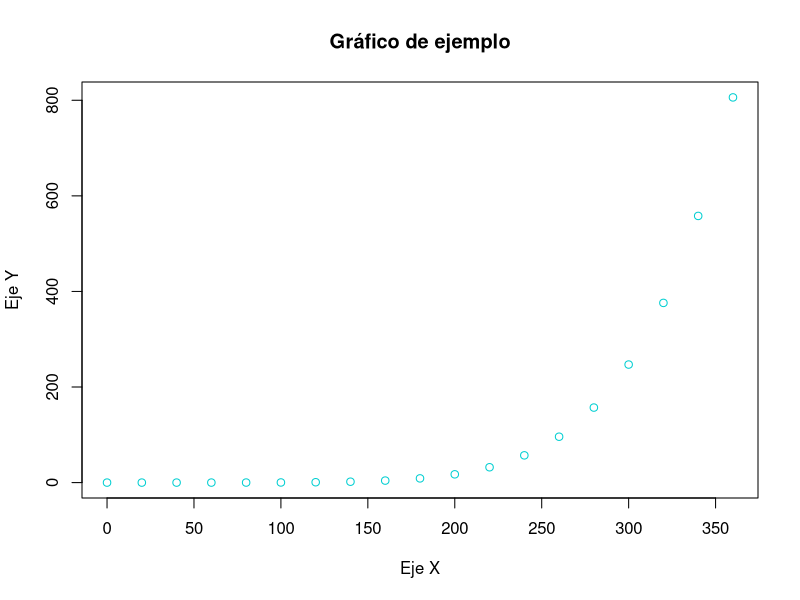

Reproduce this figure in R.
## ---- chunk 1
knitr::opts_chunk$set(echo = TRUE)
## ---- chunk 2
# Cargar la librería readr
suppressWarnings({ # Usamos esta función para que no se muestren los 'warnings'
  library(readr)   # al compilar el documento

# Ruta de la carpeta que contiene los archivos de tickets en formato texto
ruta <- "data"

# Obtener la lista de archivos en la carpeta
archivos <- list.files(path = ruta, full.names = TRUE)

# Crear listas para almacenar las cabeceras, productos y últimas líneas de 
# cada archivo
cabeceras <- list()
productos <- list()
ultimas_lineas <- list()

# Recorrer cada archivo y procesar su contenido
for (archivo in archivos) {
  # Leer el contenido del archivo
  contenido <- read_lines(archivo)
 
  # Encontrar el índice de la palabra "TOTAL"
  indice_total <- grep("TOTAL", contenido)
 
  # Extraer las cabeceras (primeras 7 líneas)
  cabecera <- contenido[1:min(7, length(contenido))]
 
  # Extraer los productos
  productos_temp <- contenido[8:(indice_total - 1)]
 
  # Extraer las últimas líneas (después de "TOTAL")
  ultimas_lineas_temp <- contenido[(indice_total + 1):length(contenido)]
 
  # Almacenar las líneas en las listas correspondientes
  cabeceras[[archivo]] <- cabecera
  productos[[archivo]] <- productos_temp
  ultimas_lineas[[archivo]] <- ultimas_lineas_temp
}

})

#Mostrar las primeras líneas para ver el formato de cada lista
head(cabeceras[1])
head(productos[1])
head(ultimas_lineas[1])

## ---- chunk 3

# Ejemplo de figura
plot(pressure, main = "Gráfico de ejemplo", xlab = "Eje X", ylab = "Eje Y", 
     col = "darkturquoise")

